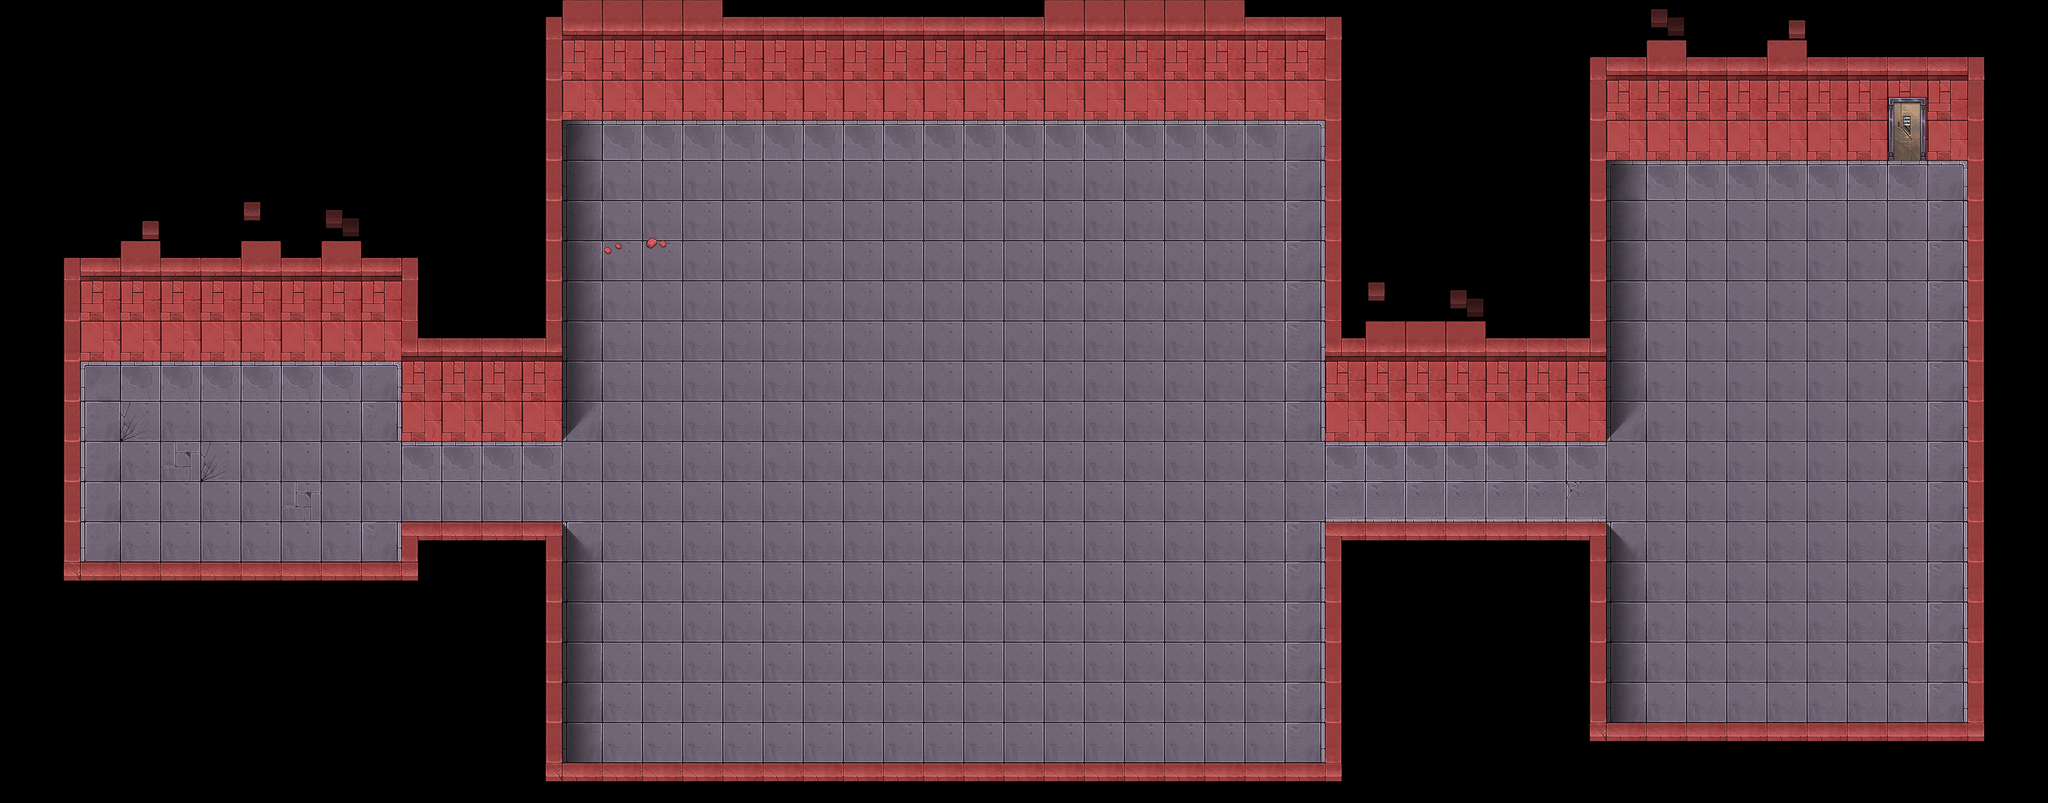

Rendered tile map (Tiled .tmx) drawn with the repository's tilesets; below, a short description and the full map source, tile grids included:
An orthogonal 51x20 tile map with 72x72 px tiles, 2 tile layers (Base, Embellish) and 32 objects.

<map version="1.10" tiledversion="1.10.2" orientation="orthogonal" renderorder="right-down" width="51" height="20" tilewidth="72" tileheight="72" infinite="0" nextlayerid="13" nextobjectid="50">
 <editorsettings>
  <export target="brickMap.tmj" format="json" />
 </editorsettings>
 <tileset firstgid="1" source="redSpace.tsx" />
 <layer id="1" name="Base" width="51" height="20">
  <data encoding="csv">
45,45,45,45,45,45,45,45,45,45,45,45,45,41,58,58,58,58,51,51,51,51,51,51,51,51,58,58,58,58,58,51,51,42,45,45,45,45,45,45,45,45,45,45,45,45,45,45,45,45,45,
45,45,45,45,45,45,45,45,45,45,45,45,45,46,56,56,56,56,56,56,56,56,56,56,56,56,56,56,56,56,56,56,56,44,45,45,45,45,45,41,51,58,51,51,58,51,51,51,51,42,45,
45,45,45,45,45,45,45,45,45,45,45,45,45,46,57,57,57,57,57,57,57,57,57,57,57,57,57,57,57,57,57,57,57,44,45,45,45,45,45,46,56,56,56,56,56,56,56,56,56,44,45,
45,45,45,45,45,45,45,45,45,45,45,45,45,46,2,3,3,3,3,3,3,3,3,3,3,3,3,3,3,3,3,3,4,44,45,45,45,45,45,46,57,57,57,57,57,57,57,57,57,44,45,
45,45,45,45,45,45,45,45,45,45,45,45,45,46,8,1,1,1,1,1,1,1,1,1,1,1,1,1,1,1,1,1,10,44,45,45,45,45,45,46,2,3,3,3,3,3,3,3,4,44,45,
45,45,45,45,45,45,45,45,45,45,45,45,45,46,8,1,1,1,1,1,1,1,1,1,1,1,1,1,1,1,1,1,10,44,45,45,45,45,45,46,8,1,1,1,1,1,1,1,10,44,45,
45,41,51,58,51,51,58,51,58,51,42,45,45,46,8,1,1,1,1,1,1,1,1,1,1,1,1,1,1,1,1,1,10,44,45,45,45,45,45,46,8,1,1,1,1,1,1,1,10,44,45,
45,46,56,56,56,56,56,56,56,56,44,45,45,46,8,1,1,1,1,1,1,1,1,1,1,1,1,1,1,1,1,1,10,44,45,45,45,45,45,46,8,1,1,1,1,1,1,1,10,44,45,
45,46,57,57,57,57,57,57,57,57,50,51,51,52,8,1,1,1,1,1,1,1,1,1,1,1,1,1,1,1,1,1,10,50,58,58,58,51,51,52,8,1,1,1,1,1,1,1,10,44,45,
45,46,2,3,3,3,3,3,3,4,56,56,56,56,8,1,1,1,1,1,1,1,1,1,1,1,1,1,1,1,1,1,10,56,56,56,56,56,56,56,8,1,1,1,1,1,1,1,10,44,45,
45,46,8,27,1,1,1,1,1,10,57,57,57,57,8,1,1,1,1,1,1,1,1,1,1,1,1,1,1,1,1,1,10,57,57,57,57,57,57,57,8,1,1,1,1,1,1,1,10,44,45,
45,46,8,1,7,27,1,1,1,1,3,3,3,3,1,1,1,1,1,1,1,1,1,1,1,1,1,1,1,1,1,1,1,3,3,3,3,3,3,3,1,1,1,1,1,1,1,1,10,44,45,
45,46,8,1,1,1,1,7,1,1,1,1,1,1,1,1,1,1,1,1,1,1,1,1,1,1,1,1,1,1,1,1,1,15,15,15,15,15,15,33,1,1,1,1,1,1,1,1,10,44,45,
45,46,8,1,1,1,1,1,1,10,38,39,39,40,8,1,1,1,1,1,1,1,1,1,1,1,1,1,1,1,1,1,10,38,39,39,39,39,39,40,8,1,1,1,1,1,1,1,10,44,45,
45,47,39,39,39,39,39,39,39,39,48,45,45,46,8,1,1,1,1,1,1,1,1,1,1,1,1,1,1,1,1,1,10,44,45,45,45,45,45,46,8,1,1,1,1,1,1,1,10,44,45,
45,45,45,45,45,45,45,45,45,45,45,45,45,46,8,1,1,1,1,1,1,1,1,1,1,1,1,1,1,1,1,1,10,44,45,45,45,45,45,46,8,1,1,1,1,1,1,1,10,44,45,
45,45,45,45,45,45,45,45,45,45,45,45,45,46,8,1,1,1,1,1,1,1,1,1,1,1,1,1,1,1,1,1,10,44,45,45,45,45,45,46,8,1,1,1,1,1,1,1,10,44,45,
45,45,45,45,45,45,45,45,45,45,45,45,45,46,8,1,1,1,1,1,1,1,1,1,1,1,1,1,1,1,1,1,10,44,45,45,45,45,45,46,8,1,1,1,1,1,1,1,10,44,45,
45,45,45,45,45,45,45,45,45,45,45,45,45,46,8,1,1,1,1,1,1,1,1,1,1,1,1,1,1,1,1,1,10,44,45,45,45,45,45,47,39,39,39,39,39,39,39,39,39,48,45,
45,45,45,45,45,45,45,45,45,45,45,45,45,47,39,39,39,39,39,39,39,39,39,39,39,39,39,39,39,39,39,39,39,48,45,45,45,45,45,45,45,45,45,45,45,45,45,45,45,45,45
</data>
 </layer>
 <layer id="2" name="Embellish" width="51" height="20">
  <data encoding="csv">
0,0,0,0,0,0,0,0,0,0,0,0,0,0,0,0,0,0,0,0,0,0,0,0,0,0,0,0,0,0,0,0,0,0,0,0,0,0,0,0,0,63,0,0,64,0,0,0,0,0,0,
0,0,0,0,0,0,0,0,0,0,0,0,0,0,0,0,0,0,0,0,0,0,0,0,0,0,0,0,0,0,0,0,0,0,0,0,0,0,0,0,0,0,0,0,0,0,0,0,0,0,0,
0,0,0,0,0,0,0,0,0,0,0,0,0,0,0,0,0,0,0,0,0,0,0,0,0,0,0,0,0,0,0,0,0,0,0,0,0,0,0,0,0,0,0,0,0,0,0,6,0,0,0,
0,0,0,0,0,0,0,0,0,0,0,0,0,0,74,0,0,0,0,0,0,0,0,0,0,0,0,0,0,0,0,0,0,0,0,0,0,0,0,0,0,0,0,0,0,0,0,12,0,0,0,
0,0,0,0,0,0,0,0,0,0,0,0,0,0,74,0,0,0,0,0,0,0,0,0,0,0,0,0,0,0,0,0,0,0,0,0,0,0,0,0,74,0,0,0,0,0,0,0,0,0,0,
0,0,0,64,0,0,62,0,63,0,0,0,0,0,74,0,89,0,0,0,0,0,0,0,0,0,0,0,0,0,0,0,0,0,0,0,0,0,0,0,74,0,0,0,0,0,0,0,0,0,0,
0,0,0,0,0,0,0,0,0,0,0,0,0,0,74,94,95,0,0,0,0,0,0,0,0,0,0,0,0,0,0,0,0,0,0,0,0,0,0,0,74,0,0,0,0,0,0,0,0,0,0,
0,0,0,0,0,0,0,0,0,0,0,0,0,0,74,0,0,0,0,0,0,0,0,0,0,0,0,0,0,0,0,0,0,0,62,0,63,0,0,0,74,0,0,0,0,0,0,0,0,0,0,
0,0,0,0,0,0,0,0,0,0,0,0,0,0,74,0,0,0,0,0,0,0,0,0,0,0,0,0,0,0,0,0,0,0,0,0,0,0,0,0,74,0,0,0,0,0,0,0,0,0,0,
0,0,0,0,0,0,0,0,0,0,0,0,0,0,74,0,0,0,0,0,0,0,0,0,0,0,0,0,0,0,0,0,0,0,0,0,0,0,0,0,74,0,0,0,0,0,0,0,0,0,0,
0,0,0,0,0,0,0,0,0,0,0,0,0,0,80,0,0,0,0,0,0,0,0,0,0,0,0,0,0,0,0,0,0,0,0,0,0,0,0,0,80,0,0,0,0,0,0,0,0,0,0,
0,0,0,0,0,0,0,0,0,0,0,0,0,0,0,0,0,0,0,0,0,0,0,0,0,0,0,0,0,0,0,0,0,0,0,0,0,0,0,0,0,0,0,0,0,0,0,0,0,0,0,
0,0,0,0,0,0,0,0,0,0,0,0,0,0,0,0,0,0,0,0,0,0,0,0,0,0,0,0,0,0,0,0,0,0,0,0,0,0,0,0,0,0,0,0,0,0,0,0,0,0,0,
0,0,0,0,0,0,0,0,0,0,0,0,0,0,1073741904,0,0,0,0,0,0,0,0,0,0,0,0,0,0,0,0,0,0,0,0,0,0,0,0,0,1073741904,0,0,0,0,0,0,0,0,0,0,
0,0,0,0,0,0,0,0,0,0,0,0,0,0,74,0,0,0,0,0,0,0,0,0,0,0,0,0,0,0,0,0,0,0,0,0,0,0,0,0,74,0,0,0,0,0,0,0,0,0,0,
0,0,0,0,0,0,0,0,0,0,0,0,0,0,74,0,0,0,0,0,0,0,0,0,0,0,0,0,0,0,0,0,0,0,0,0,0,0,0,0,74,0,0,0,0,0,0,0,0,0,0,
0,0,0,0,0,0,0,0,0,0,0,0,0,0,74,0,0,0,0,0,0,0,0,0,0,0,0,0,0,0,0,0,0,0,0,0,0,0,0,0,74,0,0,0,0,0,0,0,0,0,0,
0,0,0,0,0,0,0,0,0,0,0,0,0,0,74,0,0,0,0,0,0,0,0,0,0,0,0,0,0,0,0,0,0,0,0,0,0,0,0,0,74,0,0,0,0,0,0,0,0,0,0,
0,0,0,0,0,0,0,0,0,0,0,0,0,0,74,0,0,0,0,0,0,0,0,0,0,0,0,0,0,0,0,0,0,0,0,0,0,0,0,0,0,0,0,0,0,0,0,0,0,0,0,
0,0,0,0,0,0,0,0,0,0,0,0,0,0,0,0,0,0,0,0,0,0,0,0,0,0,0,0,0,0,0,0,0,0,0,0,0,0,0,0,0,0,0,0,0,0,0,0,0,0,0
</data>
 </layer>
 <objectgroup id="3" name="walls">
  <object id="2" x="144" y="504" width="576" height="72" />
  <object id="3" x="720" y="576" width="288" height="144" />
  <object id="4" x="936" y="72" width="72" height="504" />
  <object id="5" x="72" y="576" width="72" height="432" />
  <object id="6" x="144" y="1008" width="576" height="72" />
  <object id="7" x="720" y="936" width="72" height="144" />
  <object id="8" x="792" y="936" width="216" height="72" />
  <object id="9" x="936" y="1008" width="72" height="360" />
  <object id="10" x="1008" y="1368" width="1368" height="72" />
  <object id="11" x="2376" y="936" width="72" height="432" />
  <object id="12" x="2448" y="936" width="360" height="72" />
  <object id="13" x="2808" y="936" width="72" height="360" />
  <object id="14" x="2880" y="1296" width="648" height="72" />
  <object id="15" x="3528" y="144" width="72" height="1152" />
  <object id="17" x="2808" y="144" width="72" height="432" />
  <object id="18" x="2376" y="576" width="504" height="144" />
  <object id="20" x="2376" y="72" width="72" height="504" />
  <object id="21" x="1008" y="0" width="1368" height="144" />
  <object id="22" x="2880" y="72" width="648" height="144" />
  <object id="43" x="1224" y="288" width="360" height="72" />
  <object id="44" x="1224" y="1008" width="144" height="360" />
  <object id="45" x="1512" y="1008" width="144" height="360" />
  <object id="46" x="3672" y="1440" />
 </objectgroup>
 <objectgroup id="4" name="laser_doors">
  <object id="24" x="720" y="720" width="288" height="216" />
  <object id="25" x="2376" y="720" width="504" height="216" />
 </objectgroup>
 <objectgroup id="5" name="player_spawn">
  <object id="26" x="288" y="792">
   <point />
  </object>
 </objectgroup>
 <objectgroup id="6" name="roomba_path">
  <object id="27" x="1080" y="864">
   <polyline points="0,0 144,0 144,-432 360,-432 360,432 576,432 576,-72 1008,-72 1224,0" />
  </object>
 </objectgroup>
 <objectgroup id="7" name="tech_note">
  <object id="28" x="2232" y="1008">
   <point />
  </object>
 </objectgroup>
 <objectgroup id="10" name="dance_floor">
  <object id="41" x="1944" y="288">
   <point />
  </object>
 </objectgroup>
 <objectgroup id="11" name="computers">
  <object id="39" x="1224" y="1008">
   <point />
  </object>
  <object id="40" x="1512" y="1008">
   <point />
  </object>
 </objectgroup>
 <objectgroup id="12" name="beer_pong">
  <object id="38" x="1224" y="288">
   <point />
  </object>
 </objectgroup>
</map>
